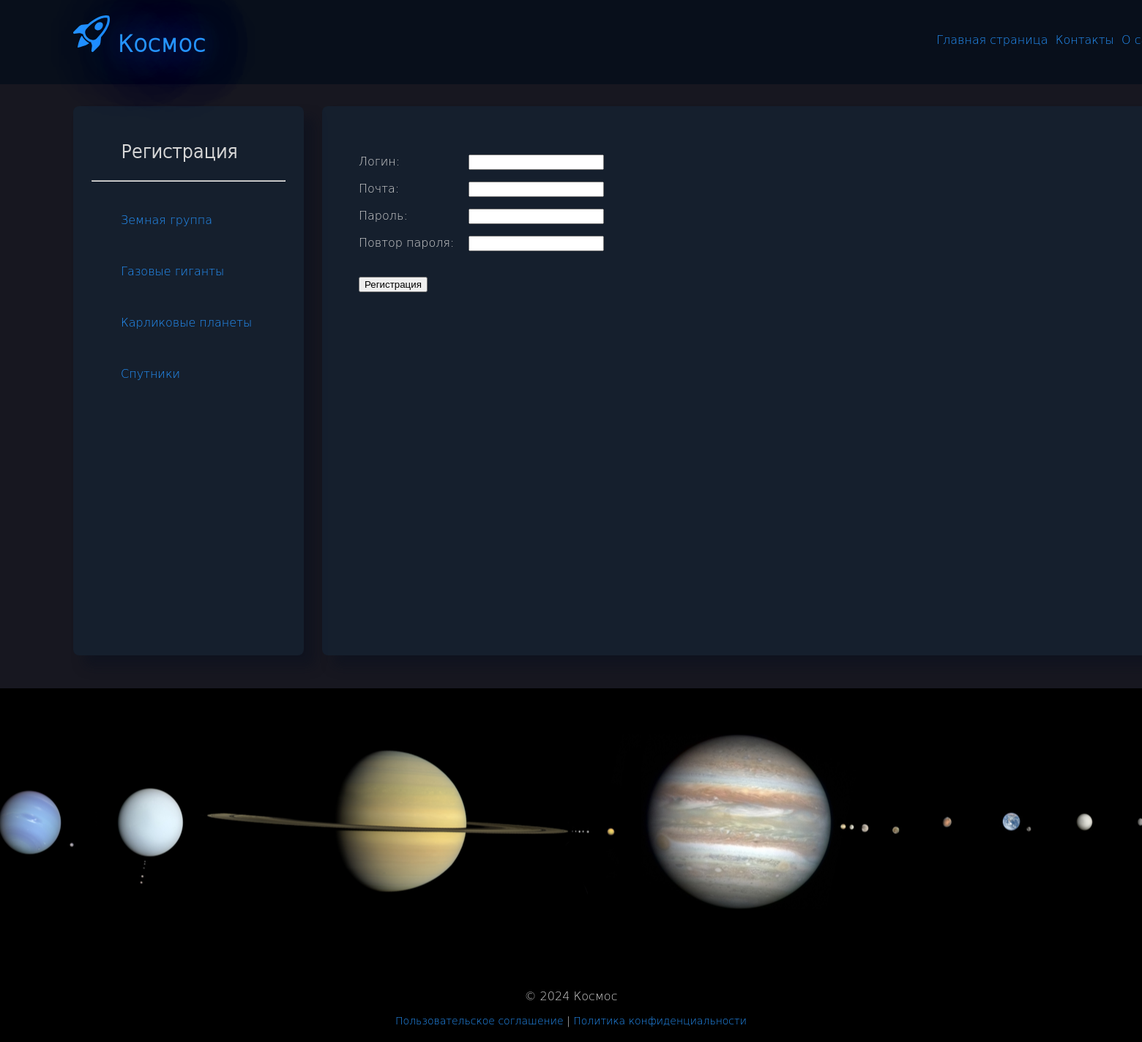
/users/registration/, run on the app's committed database.
### basis/models.py (models this page shows, shortened)
class Category(models.Model):
    name = models.CharField(max_length=100, db_index=True, verbose_name="Категория")
    slug = models.SlugField(max_length=255, unique=True, db_index=True)
    class Meta:
        verbose_name = "категорию"
        verbose_name_plural = "Категории"
    def get_absolute_url(self):
        return reverse('category', kwargs={'category_slug': self.slug})

### users/views.py (the view)
# urls.py: path('registration/', views.UserRegistration.as_view(), name='registration'),
class UserRegistration(CreateView):
    form_class = UserRegisterForm
    template_name = 'users/registration.html'
    extra_context = {
        'title': 'Регистрация',
        'main_title': 'Регистрация'
    }
    success_url = reverse_lazy('users:login')

### users/forms.py (shortened to what this page needs)
class UserRegisterForm(UserCreationForm):
    username = forms.CharField(label="Логин: ", widget=forms.TextInput())
    email = forms.CharField(label="Почта: ", widget=forms.EmailInput())
    password1 = forms.CharField(label="Пароль: ", widget=forms.PasswordInput())
    password2 = forms.CharField(label="Повтор пароля: ", widget=forms.PasswordInput())
    class Meta:
        model = get_user_model()
        fields = ['username', 'email', 'password1', 'password2']

### basis/templatetags/basis_tags.py (called while the page is built)
@register.inclusion_tag('basis/categories.html')
def get_categories(category_selected=0):
    categories = Category.objects.all()
    return {'categories': categories, 'category_selected': category_selected}

### basis/views.py (called while the page is built)
def get_menu():
    menu = [{'main_title': 'Контакты', 'name': 'contact'}, {'main_title': 'О сайте', 'name': 'about'}]
    return menu

### users/context_processors.py (called while the page is built)
def get_menu_context(request):
    return {'menu': get_menu()}

### users/templates/users/registration.html (shortened to what this page needs)
{% extends 'base.html' %}
{% block content %}
<form method="post">
    {% for f in form %}
    <p><label class="label-form" for="{{f.id_for_label}}">{{f.label}}</label>{{f}}</p>
    {% endfor %}
    <br>
    <button type="submit">Регистрация</button>
</form>
{% endblock %}

### basis/templates/basis/categories.html
{% for c in categories %}
{% if c.id == category_selected %}
<br>
<ul><a class="selected">{{c.name}}</a></ul>
{% else %}
<br>
<ul><a href="{{c.get_absolute_url}}">{{c.name}}</a></ul>
{% endif %}
{% endfor %}

### basis/static/basis/css/styles.css (style rules this page uses)
html, body { height: 100%; width: auto; margin: 0 auto; font-family: 'DejaVu Sans Light', 'Arial'; background: #000000; }
p { color: #D6D6D6; }
a { color: #2594ff; text-decoration: none; }

### basis/static/basis/css/body.css (style rules this page uses)
label.label-form { display: inline-block; min-width: 150px; vertical-align: top; }

### data on the page
Category: name "Земная группа"
Category: name "Газовые гиганты"
Category: name "Карликовые планеты"
Category: name "Спутники"

### other printed values
{{ m.main_title }} "Контакты" "О…"
{{ main_title|linebreaks }} "Регистрация"
{{ f.label }} "Логин:" "Почта:" "Пароль:" "Повтор пароля:"
